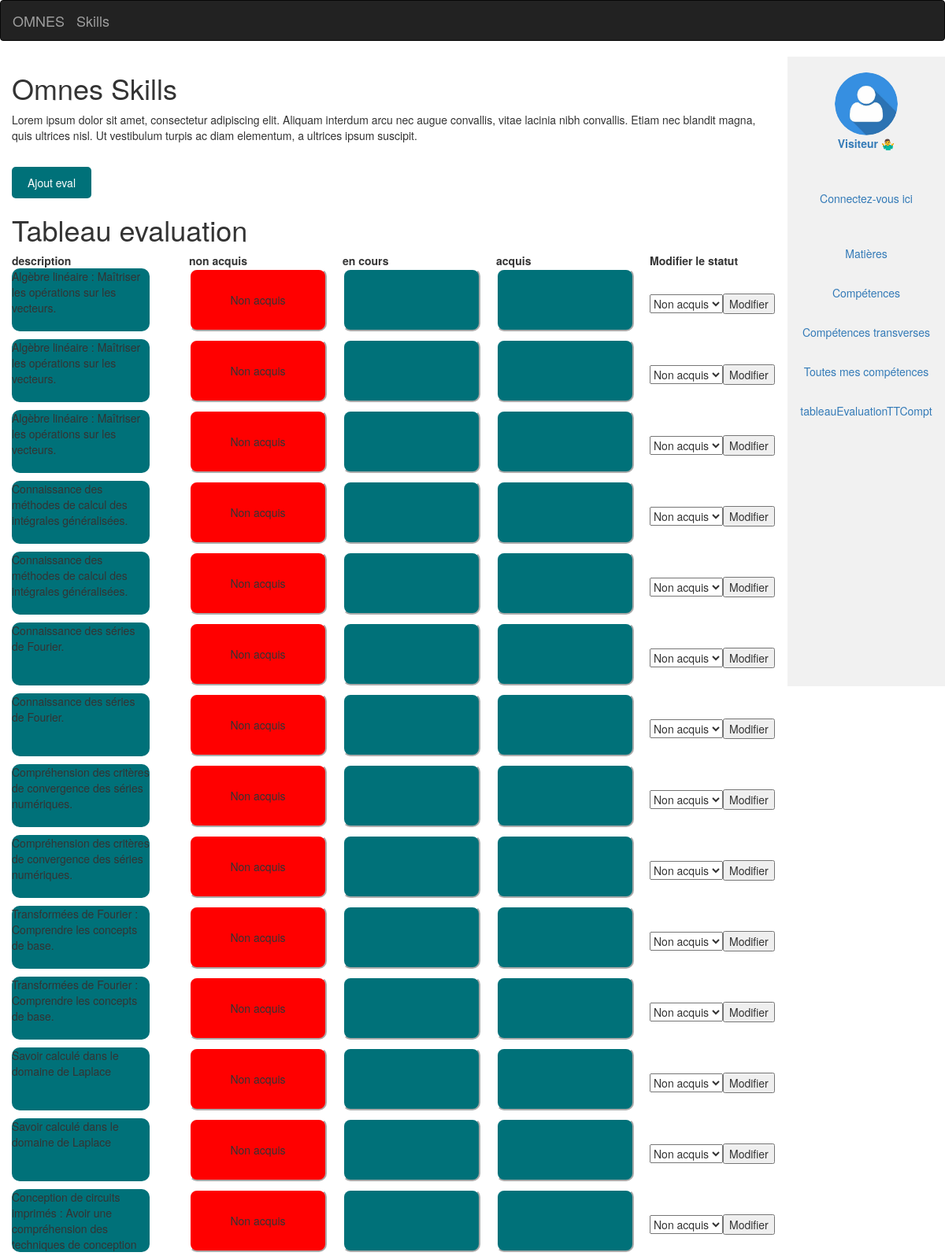
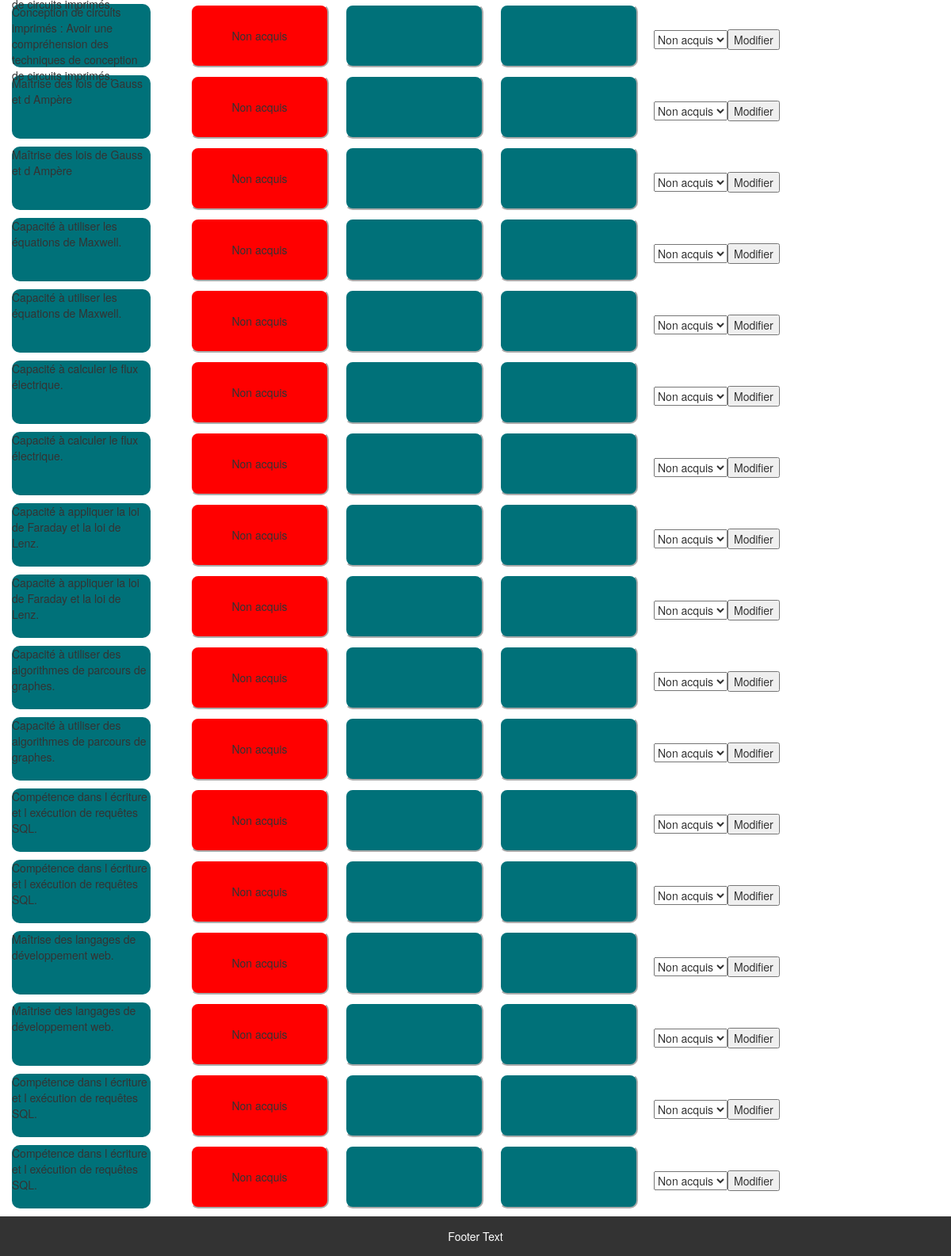
The app's page /pageCompetences.php with its own data (2 pictures, top to bottom).
### tables this page shows
CREATE TABLE Autoevaluations
(
    id            INT AUTO_INCREMENT PRIMARY KEY,
    id_etudiant   INT,
    id_competence INT,
    statut        ENUM('non_acquis', 'en_cours', 'acquis') NOT NULL,
    date          DATE NOT NULL,
    FOREIGN KEY (id_etudiant) REFERENCES utilisateurs (id),
    FOREIGN KEY (id_competence) REFERENCES competences (id)
);

CREATE TABLE Competences
(
    id          INT AUTO_INCREMENT PRIMARY KEY,
    nom         VARCHAR(255) NOT NULL,
    description TEXT,
    type        ENUM('specifique', 'transverse') NOT NULL
);

### TableauEvalutation.php (the view, shortened to what this page needs)
<?php
$connexion = mysqli_connect("localhost", "root", "root", "omnes myskills");
$data = mysqli_query($connexion, "SELECT autoevaluations.statut, autoevaluations.id, autoevaluations.id_competence ,competences.description FROM autoevaluations JOIN competences ON autoevaluations.id_competence = competences.id
                                        JOIN matieres_competences ON matieres_competences.id_competence = competences.id");
echo "<table>";
echo "<tr><th>description</th><th>non acquis</th><th>en cours</th><th>acquis</th><th>Modifier le statut</th></tr>";
while ($ligne = mysqli_fetch_assoc($data)) {
    echo "<tr>";
    echo "<td><div class='rectanglePourCmpListe'>" . $ligne['description'] . "</div></td>";
    if ($ligne["statut"] == "non_acquis") {
        echo "<td><button class='rectanglePourCmpNonAcqui'>Non acquis</button></td>";
    } else {
        echo "<td><button class='rectanglePourCmp'></button></td>";
    }
    if ($ligne["statut"] == "en_cours") {
        echo "<td><button class='rectanglePourCmpEnCours'>en cours</button></td>";
    } else {
        echo "<td><button class='rectanglePourCmp'></button></td>";
    }
    if ($ligne["statut"] == "acquis") {
        echo "<td><button class='rectanglePourCmpvalide'>Acquis</button></td>";
    } else {
        echo "<td><button class='rectanglePourCmp'></button></td>";
    }
    echo "<td>";
    echo "<form method='post'>";
    echo "<select name='new_status'>";
    echo "<option value='non_acquis' " . (($ligne["statut"] == "non_acquis") ? "selected" : "") . ">Non acquis</option>";
    echo "</select>";
    echo "<input type='submit' value='Modifier'>";
    echo "</form>";
    echo "</td>";
    echo "</tr>";
}
echo "</table>";
?>

### style1.css (style rules this page uses)
html, body { height: 100%; }
body { font-family: Arial, sans-serif; background-color: #f8f9fa; color: #333; }
.rectanglePourCmp { height: 80px; width: 175px; background: #007179; justify-self: center; cursor: pointer; border-radius: 10px; border-color: white; margin-right: 20px; margin-bottom: 10px; }
.rectanglePourCmpNonAcqui { height: 80px; width: 175px; background: red; justify-self: center; cursor: pointer; border-radius: 10px; border-color: white; margin-right: 20px; margin-bottom: 10px; }
.rectanglePourCmpListe { height: 80px; width: 175px; background: #007179; justify-self: center; cursor: pointer; border-radius: 10px; border-color: white; margin-right: 50px; margin-bottom: 10px; }

### records on screen
autoevaluations: id_competence.description "Algèbre linéaire : Maîtriser les opérations sur les vecteurs.", shows "Non acquis", new_status "Non acquis"
autoevaluations: id_competence.description "Algèbre linéaire : Maîtriser les opérations sur les vecteurs.", shows "Non acquis", new_status "Non acquis"
autoevaluations: id_competence.description "Algèbre linéaire : Maîtriser les opérations sur les vecteurs.", shows "Non acquis", new_status "Non acquis"
autoevaluations: id_competence.description "Connaissance des méthodes de calcul des intégrales généralisées.", shows "Non acquis", new_status "Non acquis"
autoevaluations: id_competence.description "Connaissance des méthodes de calcul des intégrales généralisées.", shows "Non acquis", new_status "Non acquis"
autoevaluations: id_competence.description "Connaissance des séries de Fourier.", shows "Non acquis", new_status "Non acquis"
autoevaluations: id_competence.description "Connaissance des séries de Fourier.", shows "Non acquis", new_status "Non acquis"
autoevaluations: id_competence.description "Compréhension des critères de convergence des séries numériques.", shows "Non acquis", new_status "Non acquis"
autoevaluations: id_competence.description "Compréhension des critères de convergence des séries numériques.", shows "Non acquis", new_status "Non acquis"
autoevaluations: id_competence.description "Transformées de Fourier : Comprendre les concepts de base.", shows "Non acquis", new_status "Non acquis"
autoevaluations: id_competence.description "Transformées de Fourier : Comprendre les concepts de base.", shows "Non acquis", new_status "Non acquis"
autoevaluations: id_competence.description "Savoir calculé dans le domaine de Laplace", shows "Non acquis", new_status "Non acquis"
autoevaluations: id_competence.description "Savoir calculé dans le domaine de Laplace", shows "Non acquis", new_status "Non acquis"
autoevaluations: id_competence.description "Conception de circuits imprimés : Avoir une compréhension des techniques de conception…", shows "Non acquis", new_status "Non acquis"
autoevaluations: id_competence.description "Conception de circuits imprimés : Avoir une compréhension des techniques de conception…", shows "Non acquis", new_status "Non acquis"
autoevaluations: id_competence.description "Maîtrise des lois de Gauss et d Ampère", shows "Non acquis", new_status "Non acquis"
autoevaluations: id_competence.description "Maîtrise des lois de Gauss et d Ampère", shows "Non acquis", new_status "Non acquis"
autoevaluations: id_competence.description "Capacité à utiliser les équations de Maxwell.", shows "Non acquis", new_status "Non acquis"
autoevaluations: id_competence.description "Capacité à utiliser les équations de Maxwell.", shows "Non acquis", new_status "Non acquis"
autoevaluations: id_competence.description "Capacité à calculer le flux électrique.", shows "Non acquis", new_status "Non acquis"
autoevaluations: id_competence.description "Capacité à calculer le flux électrique.", shows "Non acquis", new_status "Non acquis"
autoevaluations: id_competence.description "Capacité à appliquer la loi de Faraday et la loi de Lenz.", shows "Non acquis", new_status "Non acquis"
autoevaluations: id_competence.description "Capacité à appliquer la loi de Faraday et la loi de Lenz.", shows "Non acquis", new_status "Non acquis"
autoevaluations: id_competence.description "Capacité à utiliser des algorithmes de parcours de graphes.", shows "Non acquis", new_status "Non acquis"
autoevaluations: id_competence.description "Capacité à utiliser des algorithmes de parcours de graphes.", shows "Non acquis", new_status "Non acquis"
autoevaluations: id_competence.description "Compétence dans l écriture et l exécution de requêtes SQL.", shows "Non acquis", new_status "Non acquis"
autoevaluations: id_competence.description "Compétence dans l écriture et l exécution de requêtes SQL.", shows "Non acquis", new_status "Non acquis"
autoevaluations: id_competence.description "Maîtrise des langages de développement web.", shows "Non acquis", new_status "Non acquis"
autoevaluations: id_competence.description "Maîtrise des langages de développement web.", shows "Non acquis", new_status "Non acquis"
autoevaluations: id_competence.description "Compétence dans l écriture et l exécution de requêtes SQL.", shows "Non acquis", new_status "Non acquis"
autoevaluations: id_competence.description "Compétence dans l écriture et l exécution de requêtes SQL.", shows "Non acquis", new_status "Non acquis"
